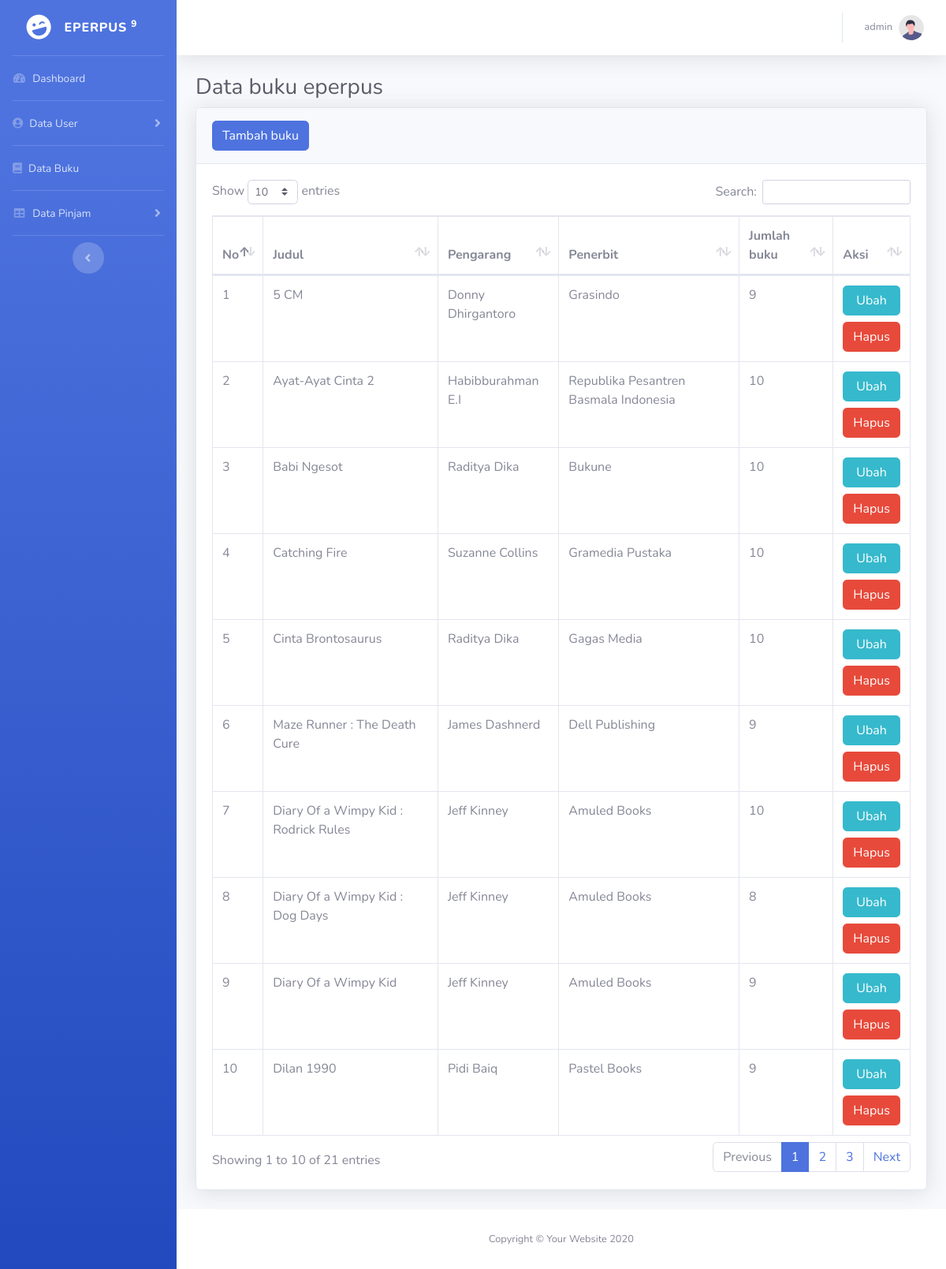
Screenshot of /admin.php?page=data-buku (signed in) with the database file from the repository.
### tables this page shows
CREATE TABLE `tb_buku` (
  `id_buku` int(11) NOT NULL,
  `judul` varchar(100) NOT NULL,
  `pengarang` varchar(100) NOT NULL,
  `penerbit` varchar(100) NOT NULL,
  `tahun_terbit` varchar(4) NOT NULL,
  `jumlah_buku` int(3) NOT NULL,
  `gambar` varchar(100) NOT NULL,
  `tgl_input` date NOT NULL DEFAULT current_timestamp()
);

### functions_buku.php (called while the page is built, shortened)
<?php
require_once './conn.php';
	function query($query){
		global $db;
		$result = mysqli_query($db, $query);
		$rows = [];
		while ($row = mysqli_fetch_assoc($result)) {
			$rows[] = $row;
		}
		return $rows;
	}
?>

### page/admin_buku/admin_buku.php (the view)
<div id="content">
    <div class="container-fluid">
        <h1 class="h3 mb-2 text-gray-800">Data buku eperpus</h1>
        <div class="card shadow mb-4">
            <div class="card-header py-3">
                <a href="?page=data-buku&aksi=tambah" class="btn btn-primary">Tambah buku</a>
            </div>
            <div class="card-body">
                <div class="table-responsive">
                    <table class="table table-bordered" id="dataTable" width="100%" cellspacing="0">
                        <thead>
                            <tr>
                                <th>No</th>
                                <th>Judul</th>
                                <th>Pengarang</th>
                                <th>Penerbit</th>
                                <th>Jumlah buku</th>
                                <th>Aksi</th>
                            </tr>
                        </thead>
                        <tbody>
                        <?php
                        $i = 1;
                        $buku = query("SELECT * FROM tb_buku");
                        foreach ($buku as $row) :
                        ?>
                            <tr>
                                <td><?= $i; ?></td>
                                <td><?= $row['judul']; ?></td>
                                <td><?= $row['pengarang']; ?></td>
                                <td><?= $row['penerbit']; ?></td>
                                <td><?= $row['jumlah_buku']; ?></td>
                                <td>
                                    <a href="?page=data-buku&aksi=ubah&id=<?= $row["id_buku"]; ?>" class="btn btn-info btn-block">Ubah</a>
                                    <a href="?page=data-buku&aksi=hapus&id=<?= $row["id_buku"];?>" onclick="return confirm('yakin?');" class="btn btn-danger btn-block">Hapus</a>
                                </td>
                            </tr>
                        <?php $i++ ?>
                        <?php endforeach; ?>
                        </tbody>
                    </table>
                </div>
            </div>
        </div>
    </div>
</div>

### rows the page displays
tb_buku: judul "5 CM", pengarang "Donny Dhirgantoro", penerbit "Grasindo", jumlah_buku "9"
tb_buku: judul "Ayat-Ayat Cinta 2", pengarang "Habibburahman E.I", penerbit "Republika Pesantren Basmala Indonesia", jumlah_buku "10"
tb_buku: judul "Babi Ngesot", pengarang "Raditya Dika", penerbit "Bukune", jumlah_buku "10"
tb_buku: judul "Catching Fire", pengarang "Suzanne Collins", penerbit "Gramedia Pustaka", jumlah_buku "10"
tb_buku: judul "Cinta Brontosaurus", pengarang "Raditya Dika", penerbit "Gagas Media", jumlah_buku "10"
tb_buku: judul "Maze Runner : The Death Cure", pengarang "James Dashnerd", penerbit "Dell Publishing", jumlah_buku "9"
tb_buku: judul "Diary Of a Wimpy Kid : Rodrick Rules", pengarang "Jeff Kinney", penerbit "Amuled Books", jumlah_buku "10"
tb_buku: judul "Diary Of a Wimpy Kid : Dog Days", pengarang "Jeff Kinney", penerbit "Amuled Books", jumlah_buku "8"
tb_buku: judul "Diary Of a Wimpy Kid", pengarang "Jeff Kinney", penerbit "Amuled Books", jumlah_buku "9"
tb_buku: judul "Dilan 1990", pengarang "Pidi Baiq", penerbit "Pastel Books", jumlah_buku "9"

### other values shown
$_SESSION['username'] "admin"
